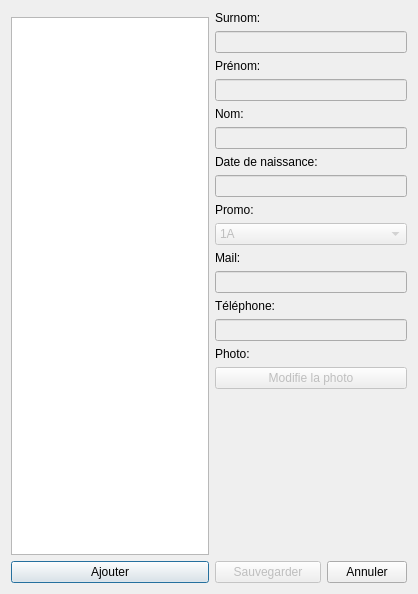
<?xml version="1.0" encoding="UTF-8"?>
<ui version="4.0">
 <class>ManageNotes</class>
 <widget class="QDialog" name="ManageNotes">
  <property name="geometry">
   <rect>
    <x>0</x>
    <y>0</y>
    <width>418</width>
    <height>464</height>
   </rect>
  </property>
  <property name="windowTitle">
   <string>Dialog</string>
  </property>
  <layout class="QGridLayout" name="gridLayout_2">
   <item row="2" column="0">
    <widget class="QPushButton" name="add_button">
     <property name="text">
      <string>Ajouter</string>
     </property>
    </widget>
   </item>
   <item row="0" column="1" rowspan="3">
    <layout class="QGridLayout" name="gridLayout">
     <item row="5" column="0" colspan="2">
      <widget class="Input" name="first_name_input">
       <property name="enabled">
        <bool>false</bool>
       </property>
      </widget>
     </item>
     <item row="25" column="0" colspan="2">
      <widget class="QLabel" name="photo">
       <property name="minimumSize">
        <size>
         <width>120</width>
         <height>160</height>
        </size>
       </property>
       <property name="text">
        <string/>
       </property>
       <property name="alignment">
        <set>Qt::AlignCenter</set>
       </property>
      </widget>
     </item>
     <item row="6" column="0">
      <widget class="QLabel" name="name_label">
       <property name="text">
        <string>Nom:</string>
       </property>
       <property name="buddy">
        <cstring>name_input</cstring>
       </property>
      </widget>
     </item>
     <item row="8" column="0">
      <widget class="QLabel" name="birthdate_label">
       <property name="text">
        <string>Date de naissance: </string>
       </property>
       <property name="buddy">
        <cstring>birthdate_input</cstring>
       </property>
      </widget>
     </item>
     <item row="4" column="0">
      <widget class="QLabel" name="first_name_label">
       <property name="text">
        <string>Prénom: </string>
       </property>
       <property name="buddy">
        <cstring>first_name_input</cstring>
       </property>
      </widget>
     </item>
     <item row="17" column="0">
      <widget class="QLabel" name="mail_label">
       <property name="text">
        <string>Mail:</string>
       </property>
       <property name="buddy">
        <cstring>mail_input</cstring>
       </property>
      </widget>
     </item>
     <item row="16" column="0" colspan="2">
      <widget class="QComboBox" name="promo_input">
       <property name="enabled">
        <bool>false</bool>
       </property>
       <item>
        <property name="text">
         <string>1A</string>
        </property>
       </item>
       <item>
        <property name="text">
         <string>2A</string>
        </property>
       </item>
       <item>
        <property name="text">
         <string>3A</string>
        </property>
       </item>
       <item>
        <property name="text">
         <string>3S</string>
        </property>
       </item>
       <item>
        <property name="text">
         <string>4A</string>
        </property>
       </item>
       <item>
        <property name="text">
         <string>5A</string>
        </property>
       </item>
       <item>
        <property name="text">
         <string>Externe</string>
        </property>
       </item>
       <item>
        <property name="text">
         <string>ESIAB</string>
        </property>
       </item>
       <item>
        <property name="text">
         <string>Prof</string>
        </property>
       </item>
       <item>
        <property name="text">
         <string>Ancien</string>
        </property>
       </item>
      </widget>
     </item>
     <item row="22" column="0">
      <widget class="QLabel" name="photo_label">
       <property name="text">
        <string>Photo:</string>
       </property>
       <property name="buddy">
        <cstring>photo_button</cstring>
       </property>
      </widget>
     </item>
     <item row="3" column="0" colspan="2">
      <widget class="Input" name="nickname_input">
       <property name="enabled">
        <bool>false</bool>
       </property>
      </widget>
     </item>
     <item row="14" column="0" colspan="2">
      <widget class="Input" name="birthdate_input">
       <property name="enabled">
        <bool>false</bool>
       </property>
      </widget>
     </item>
     <item row="21" column="0" colspan="2">
      <widget class="Input" name="phone_input">
       <property name="enabled">
        <bool>false</bool>
       </property>
      </widget>
     </item>
     <item row="19" column="0" colspan="2">
      <widget class="Input" name="mail_input">
       <property name="enabled">
        <bool>false</bool>
       </property>
      </widget>
     </item>
     <item row="20" column="0">
      <widget class="QLabel" name="phone_label">
       <property name="text">
        <string>Téléphone:</string>
       </property>
       <property name="buddy">
        <cstring>phone_input</cstring>
       </property>
      </widget>
     </item>
     <item row="23" column="0" colspan="2">
      <widget class="QPushButton" name="photo_button">
       <property name="enabled">
        <bool>false</bool>
       </property>
       <property name="text">
        <string>Modifie la photo</string>
       </property>
      </widget>
     </item>
     <item row="15" column="0" colspan="2">
      <widget class="QLabel" name="promo_label">
       <property name="text">
        <string>Promo:</string>
       </property>
       <property name="buddy">
        <cstring>promo_input</cstring>
       </property>
      </widget>
     </item>
     <item row="26" column="1">
      <widget class="QPushButton" name="cancel_button">
       <property name="text">
        <string>Annuler</string>
       </property>
      </widget>
     </item>
     <item row="7" column="0" colspan="2">
      <widget class="Input" name="name_input">
       <property name="enabled">
        <bool>false</bool>
       </property>
      </widget>
     </item>
     <item row="2" column="0">
      <widget class="QLabel" name="nickname_label">
       <property name="text">
        <string>Surnom: </string>
       </property>
       <property name="buddy">
        <cstring>nickname_input</cstring>
       </property>
      </widget>
     </item>
     <item row="26" column="0">
      <widget class="QPushButton" name="save_button">
       <property name="enabled">
        <bool>false</bool>
       </property>
       <property name="text">
        <string>Sauvegarder</string>
       </property>
      </widget>
     </item>
     <item row="24" column="0">
      <spacer name="verticalSpacer">
       <property name="orientation">
        <enum>Qt::Vertical</enum>
       </property>
       <property name="sizeHint" stdset="0">
        <size>
         <width>20</width>
         <height>40</height>
        </size>
       </property>
      </spacer>
     </item>
    </layout>
   </item>
   <item row="1" column="0">
    <widget class="ManageNotesList" name="note_list">
     <property name="sortingEnabled">
      <bool>true</bool>
     </property>
    </widget>
   </item>
  </layout>
 </widget>
 <customwidgets>
  <customwidget>
   <class>Input</class>
   <extends>QLineEdit</extends>
   <header>gui.input</header>
  </customwidget>
  <customwidget>
   <class>ManageNotesList</class>
   <extends>QListWidget</extends>
   <header>gui.manage_notes</header>
  </customwidget>
 </customwidgets>
 <tabstops>
  <tabstop>nickname_input</tabstop>
  <tabstop>first_name_input</tabstop>
  <tabstop>name_input</tabstop>
  <tabstop>birthdate_input</tabstop>
  <tabstop>promo_input</tabstop>
  <tabstop>mail_input</tabstop>
  <tabstop>phone_input</tabstop>
  <tabstop>photo_button</tabstop>
  <tabstop>cancel_button</tabstop>
 </tabstops>
 <resources/>
 <connections>
  <connection>
   <sender>photo_button</sender>
   <signal>clicked()</signal>
   <receiver>ManageNotes</receiver>
   <slot>add_photo()</slot>
   <hints>
    <hint type="sourcelabel">
     <x>179</x>
     <y>403</y>
    </hint>
    <hint type="destinationlabel">
     <x>169</x>
     <y>196</y>
    </hint>
   </hints>
  </connection>
  <connection>
   <sender>add_button</sender>
   <signal>clicked()</signal>
   <receiver>ManageNotes</receiver>
   <slot>add_fnc()</slot>
   <hints>
    <hint type="sourcelabel">
     <x>98</x>
     <y>453</y>
    </hint>
    <hint type="destinationlabel">
     <x>169</x>
     <y>196</y>
    </hint>
   </hints>
  </connection>
  <connection>
   <sender>cancel_button</sender>
   <signal>clicked()</signal>
   <receiver>ManageNotes</receiver>
   <slot>reject()</slot>
   <hints>
    <hint type="sourcelabel">
     <x>290</x>
     <y>453</y>
    </hint>
    <hint type="destinationlabel">
     <x>169</x>
     <y>196</y>
    </hint>
   </hints>
  </connection>
  <connection>
   <sender>save_button</sender>
   <signal>clicked()</signal>
   <receiver>ManageNotes</receiver>
   <slot>save_fnc()</slot>
   <hints>
    <hint type="sourcelabel">
     <x>258</x>
     <y>442</y>
    </hint>
    <hint type="destinationlabel">
     <x>208</x>
     <y>231</y>
    </hint>
   </hints>
  </connection>
  <connection>
   <sender>note_list</sender>
   <signal>currentRowChanged(int)</signal>
   <receiver>ManageNotes</receiver>
   <slot>on_note_selected()</slot>
   <hints>
    <hint type="sourcelabel">
     <x>98</x>
     <y>217</y>
    </hint>
    <hint type="destinationlabel">
     <x>208</x>
     <y>231</y>
    </hint>
   </hints>
  </connection>
 </connections>
 <slots>
  <slot>add_photo()</slot>
  <slot>add_fnc()</slot>
  <slot>save_fnc()</slot>
  <slot>on_note_selected()</slot>
 </slots>
</ui>
